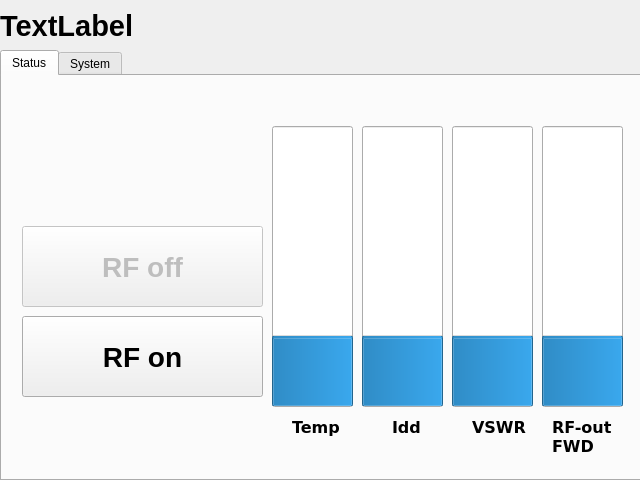
<?xml version="1.0" encoding="UTF-8"?>
<ui version="4.0">
 <class>MainWindow</class>
 <widget class="QMainWindow" name="MainWindow">
  <property name="geometry">
   <rect>
    <x>0</x>
    <y>0</y>
    <width>640</width>
    <height>480</height>
   </rect>
  </property>
  <property name="windowTitle">
   <string>MainWindow</string>
  </property>
  <widget class="QWidget" name="centralwidget">
   <widget class="QTabWidget" name="tabWidget">
    <property name="geometry">
     <rect>
      <x>0</x>
      <y>50</y>
      <width>641</width>
      <height>431</height>
     </rect>
    </property>
    <property name="currentIndex">
     <number>0</number>
    </property>
    <widget class="QWidget" name="tab">
     <attribute name="title">
      <string>Status</string>
     </attribute>
     <widget class="QProgressBar" name="progressBar">
      <property name="geometry">
       <rect>
        <x>540</x>
        <y>50</y>
        <width>81</width>
        <height>281</height>
       </rect>
      </property>
      <property name="value">
       <number>24</number>
      </property>
      <property name="textVisible">
       <bool>false</bool>
      </property>
      <property name="orientation">
       <enum>Qt::Vertical</enum>
      </property>
      <property name="invertedAppearance">
       <bool>false</bool>
      </property>
      <property name="textDirection">
       <enum>QProgressBar::BottomToTop</enum>
      </property>
      <property name="format">
       <string>%p kW</string>
      </property>
     </widget>
     <widget class="QPushButton" name="pushButtonRFon">
      <property name="enabled">
       <bool>true</bool>
      </property>
      <property name="geometry">
       <rect>
        <x>20</x>
        <y>240</y>
        <width>241</width>
        <height>81</height>
       </rect>
      </property>
      <property name="font">
       <font>
        <pointsize>21</pointsize>
        <weight>75</weight>
        <bold>true</bold>
       </font>
      </property>
      <property name="text">
       <string>RF on</string>
      </property>
      <property name="checkable">
       <bool>true</bool>
      </property>
      <property name="flat">
       <bool>false</bool>
      </property>
     </widget>
     <widget class="QProgressBar" name="progressBar_2">
      <property name="geometry">
       <rect>
        <x>450</x>
        <y>50</y>
        <width>81</width>
        <height>281</height>
       </rect>
      </property>
      <property name="value">
       <number>24</number>
      </property>
      <property name="textVisible">
       <bool>false</bool>
      </property>
      <property name="orientation">
       <enum>Qt::Vertical</enum>
      </property>
      <property name="invertedAppearance">
       <bool>false</bool>
      </property>
      <property name="textDirection">
       <enum>QProgressBar::BottomToTop</enum>
      </property>
      <property name="format">
       <string>%p kW</string>
      </property>
     </widget>
     <widget class="QProgressBar" name="progressBar_3">
      <property name="geometry">
       <rect>
        <x>360</x>
        <y>50</y>
        <width>81</width>
        <height>281</height>
       </rect>
      </property>
      <property name="value">
       <number>24</number>
      </property>
      <property name="textVisible">
       <bool>false</bool>
      </property>
      <property name="orientation">
       <enum>Qt::Vertical</enum>
      </property>
      <property name="invertedAppearance">
       <bool>false</bool>
      </property>
      <property name="textDirection">
       <enum>QProgressBar::BottomToTop</enum>
      </property>
      <property name="format">
       <string>%p kW</string>
      </property>
     </widget>
     <widget class="QLabel" name="label">
      <property name="geometry">
       <rect>
        <x>550</x>
        <y>340</y>
        <width>68</width>
        <height>41</height>
       </rect>
      </property>
      <property name="font">
       <font>
        <family>Bitstream Vera Sans</family>
        <pointsize>12</pointsize>
        <weight>75</weight>
        <bold>true</bold>
       </font>
      </property>
      <property name="text">
       <string>RF-out
FWD</string>
      </property>
     </widget>
     <widget class="QLabel" name="label_2">
      <property name="geometry">
       <rect>
        <x>470</x>
        <y>340</y>
        <width>68</width>
        <height>22</height>
       </rect>
      </property>
      <property name="font">
       <font>
        <family>Bitstream Vera Sans</family>
        <pointsize>12</pointsize>
        <weight>75</weight>
        <bold>true</bold>
       </font>
      </property>
      <property name="text">
       <string>VSWR</string>
      </property>
     </widget>
     <widget class="QLabel" name="label_3">
      <property name="geometry">
       <rect>
        <x>390</x>
        <y>340</y>
        <width>68</width>
        <height>22</height>
       </rect>
      </property>
      <property name="font">
       <font>
        <family>Bitstream Vera Sans</family>
        <pointsize>12</pointsize>
        <weight>75</weight>
        <bold>true</bold>
       </font>
      </property>
      <property name="text">
       <string>Idd</string>
      </property>
     </widget>
     <widget class="QProgressBar" name="progressBar_4">
      <property name="geometry">
       <rect>
        <x>270</x>
        <y>50</y>
        <width>81</width>
        <height>281</height>
       </rect>
      </property>
      <property name="value">
       <number>24</number>
      </property>
      <property name="textVisible">
       <bool>false</bool>
      </property>
      <property name="orientation">
       <enum>Qt::Vertical</enum>
      </property>
      <property name="invertedAppearance">
       <bool>false</bool>
      </property>
      <property name="textDirection">
       <enum>QProgressBar::BottomToTop</enum>
      </property>
      <property name="format">
       <string>%p kW</string>
      </property>
     </widget>
     <widget class="QLabel" name="label_4">
      <property name="geometry">
       <rect>
        <x>290</x>
        <y>340</y>
        <width>68</width>
        <height>22</height>
       </rect>
      </property>
      <property name="font">
       <font>
        <family>Bitstream Vera Sans</family>
        <pointsize>12</pointsize>
        <weight>75</weight>
        <bold>true</bold>
       </font>
      </property>
      <property name="text">
       <string>Temp</string>
      </property>
     </widget>
     <widget class="QPushButton" name="pushButtonRFon_2">
      <property name="enabled">
       <bool>false</bool>
      </property>
      <property name="geometry">
       <rect>
        <x>20</x>
        <y>150</y>
        <width>241</width>
        <height>81</height>
       </rect>
      </property>
      <property name="font">
       <font>
        <pointsize>21</pointsize>
        <weight>75</weight>
        <bold>true</bold>
       </font>
      </property>
      <property name="text">
       <string>RF off</string>
      </property>
      <property name="checkable">
       <bool>true</bool>
      </property>
      <property name="flat">
       <bool>false</bool>
      </property>
     </widget>
    </widget>
    <widget class="QWidget" name="tab_2">
     <attribute name="title">
      <string>System</string>
     </attribute>
    </widget>
   </widget>
   <widget class="QLabel" name="label_Status">
    <property name="geometry">
     <rect>
      <x>0</x>
      <y>0</y>
      <width>641</width>
      <height>51</height>
     </rect>
    </property>
    <property name="font">
     <font>
      <pointsize>22</pointsize>
      <weight>75</weight>
      <italic>false</italic>
      <bold>true</bold>
     </font>
    </property>
    <property name="text">
     <string>TextLabel</string>
    </property>
   </widget>
  </widget>
 </widget>
 <resources/>
 <connections/>
</ui>
